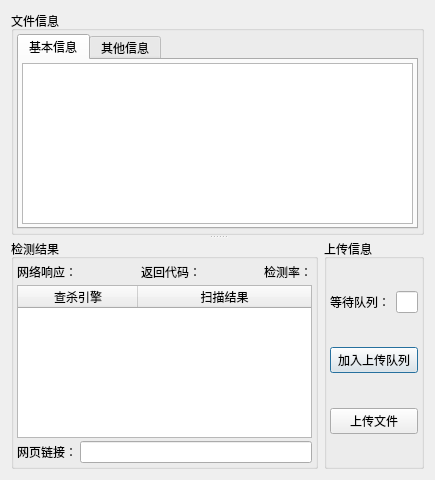
<?xml version="1.0" encoding="UTF-8"?>
<ui version="4.0">
 <class>Dialog</class>
 <widget class="QDialog" name="Dialog">
  <property name="geometry">
   <rect>
    <x>0</x>
    <y>0</y>
    <width>435</width>
    <height>480</height>
   </rect>
  </property>
  <property name="sizePolicy">
   <sizepolicy hsizetype="Preferred" vsizetype="Preferred">
    <horstretch>0</horstretch>
    <verstretch>0</verstretch>
   </sizepolicy>
  </property>
  <property name="maximumSize">
   <size>
    <width>16777215</width>
    <height>16777215</height>
   </size>
  </property>
  <property name="windowTitle">
   <string>上传样本</string>
  </property>
  <layout class="QVBoxLayout" name="verticalLayout">
   <item>
    <widget class="QSplitter" name="splitter">
     <property name="orientation">
      <enum>Qt::Vertical</enum>
     </property>
     <widget class="QGroupBox" name="groupBox">
      <property name="minimumSize">
       <size>
        <width>0</width>
        <height>0</height>
       </size>
      </property>
      <property name="maximumSize">
       <size>
        <width>16777215</width>
        <height>16777215</height>
       </size>
      </property>
      <property name="title">
       <string>文件信息</string>
      </property>
      <layout class="QVBoxLayout" name="verticalLayout_2">
       <property name="leftMargin">
        <number>3</number>
       </property>
       <property name="topMargin">
        <number>3</number>
       </property>
       <property name="rightMargin">
        <number>3</number>
       </property>
       <property name="bottomMargin">
        <number>3</number>
       </property>
       <item>
        <widget class="QTabWidget" name="tabWidget">
         <property name="currentIndex">
          <number>0</number>
         </property>
         <widget class="QWidget" name="tab">
          <attribute name="title">
           <string>基本信息</string>
          </attribute>
          <layout class="QVBoxLayout" name="verticalLayout_4">
           <property name="leftMargin">
            <number>3</number>
           </property>
           <property name="topMargin">
            <number>3</number>
           </property>
           <property name="rightMargin">
            <number>3</number>
           </property>
           <property name="bottomMargin">
            <number>3</number>
           </property>
           <item>
            <widget class="QListWidget" name="listWidget"/>
           </item>
          </layout>
         </widget>
         <widget class="QWidget" name="tab_2">
          <attribute name="title">
           <string>其他信息</string>
          </attribute>
          <layout class="QVBoxLayout" name="verticalLayout_5">
           <item>
            <widget class="QListWidget" name="listWidget_2"/>
           </item>
          </layout>
         </widget>
        </widget>
       </item>
      </layout>
     </widget>
     <widget class="QWidget" name="">
      <layout class="QHBoxLayout" name="horizontalLayout" stretch="9,1">
       <property name="spacing">
        <number>6</number>
       </property>
       <item>
        <widget class="QGroupBox" name="groupBox_2">
         <property name="minimumSize">
          <size>
           <width>0</width>
           <height>0</height>
          </size>
         </property>
         <property name="title">
          <string>检测结果</string>
         </property>
         <layout class="QVBoxLayout" name="verticalLayout_3">
          <property name="spacing">
           <number>3</number>
          </property>
          <property name="leftMargin">
           <number>3</number>
          </property>
          <property name="topMargin">
           <number>3</number>
          </property>
          <property name="rightMargin">
           <number>3</number>
          </property>
          <property name="bottomMargin">
           <number>3</number>
          </property>
          <item>
           <layout class="QHBoxLayout" name="horizontalLayout_2">
            <item>
             <widget class="QLabel" name="label_4">
              <property name="text">
               <string>网络响应：</string>
              </property>
             </widget>
            </item>
            <item>
             <spacer name="horizontalSpacer_2">
              <property name="orientation">
               <enum>Qt::Horizontal</enum>
              </property>
              <property name="sizeHint" stdset="0">
               <size>
                <width>40</width>
                <height>20</height>
               </size>
              </property>
             </spacer>
            </item>
            <item>
             <widget class="QLabel" name="label_5">
              <property name="text">
               <string>返回代码：</string>
              </property>
             </widget>
            </item>
            <item>
             <spacer name="horizontalSpacer">
              <property name="orientation">
               <enum>Qt::Horizontal</enum>
              </property>
              <property name="sizeHint" stdset="0">
               <size>
                <width>40</width>
                <height>20</height>
               </size>
              </property>
             </spacer>
            </item>
            <item>
             <widget class="QLabel" name="label">
              <property name="text">
               <string>检测率：</string>
              </property>
             </widget>
            </item>
           </layout>
          </item>
          <item>
           <widget class="QTableWidget" name="tableWidget">
            <attribute name="horizontalHeaderDefaultSectionSize">
             <number>120</number>
            </attribute>
            <attribute name="horizontalHeaderStretchLastSection">
             <bool>true</bool>
            </attribute>
            <column>
             <property name="text">
              <string>查杀引擎</string>
             </property>
            </column>
            <column>
             <property name="text">
              <string>扫描结果</string>
             </property>
            </column>
           </widget>
          </item>
          <item>
           <layout class="QHBoxLayout" name="horizontalLayout_4">
            <item>
             <widget class="QLabel" name="label_2">
              <property name="text">
               <string>网页链接：</string>
              </property>
             </widget>
            </item>
            <item>
             <widget class="QLineEdit" name="LE_URL"/>
            </item>
           </layout>
          </item>
         </layout>
        </widget>
       </item>
       <item>
        <widget class="QGroupBox" name="groupBox_3">
         <property name="sizePolicy">
          <sizepolicy hsizetype="Preferred" vsizetype="Preferred">
           <horstretch>0</horstretch>
           <verstretch>0</verstretch>
          </sizepolicy>
         </property>
         <property name="minimumSize">
          <size>
           <width>0</width>
           <height>0</height>
          </size>
         </property>
         <property name="maximumSize">
          <size>
           <width>16777215</width>
           <height>16777215</height>
          </size>
         </property>
         <property name="title">
          <string>上传信息</string>
         </property>
         <layout class="QVBoxLayout" name="verticalLayout_6">
          <property name="leftMargin">
           <number>3</number>
          </property>
          <property name="topMargin">
           <number>3</number>
          </property>
          <property name="rightMargin">
           <number>3</number>
          </property>
          <property name="bottomMargin">
           <number>3</number>
          </property>
          <item>
           <spacer name="verticalSpacer">
            <property name="orientation">
             <enum>Qt::Vertical</enum>
            </property>
            <property name="sizeHint" stdset="0">
             <size>
              <width>20</width>
              <height>40</height>
             </size>
            </property>
           </spacer>
          </item>
          <item>
           <layout class="QHBoxLayout" name="horizontalLayout_3">
            <item>
             <widget class="QLabel" name="label_3">
              <property name="text">
               <string>等待队列：</string>
              </property>
             </widget>
            </item>
            <item>
             <widget class="QLineEdit" name="LE_Line">
              <property name="maximumSize">
               <size>
                <width>30</width>
                <height>16777215</height>
               </size>
              </property>
             </widget>
            </item>
           </layout>
          </item>
          <item>
           <spacer name="verticalSpacer_2">
            <property name="orientation">
             <enum>Qt::Vertical</enum>
            </property>
            <property name="sizeHint" stdset="0">
             <size>
              <width>20</width>
              <height>40</height>
             </size>
            </property>
           </spacer>
          </item>
          <item>
           <widget class="QPushButton" name="PB_2Queue">
            <property name="text">
             <string>加入上传队列</string>
            </property>
           </widget>
          </item>
          <item>
           <spacer name="verticalSpacer_3">
            <property name="orientation">
             <enum>Qt::Vertical</enum>
            </property>
            <property name="sizeHint" stdset="0">
             <size>
              <width>20</width>
              <height>40</height>
             </size>
            </property>
           </spacer>
          </item>
          <item>
           <widget class="QPushButton" name="PB_Upload">
            <property name="text">
             <string>上传文件</string>
            </property>
           </widget>
          </item>
          <item>
           <spacer name="verticalSpacer_4">
            <property name="orientation">
             <enum>Qt::Vertical</enum>
            </property>
            <property name="sizeHint" stdset="0">
             <size>
              <width>20</width>
              <height>40</height>
             </size>
            </property>
           </spacer>
          </item>
         </layout>
        </widget>
       </item>
      </layout>
     </widget>
    </widget>
   </item>
  </layout>
 </widget>
 <tabstops>
  <tabstop>tabWidget</tabstop>
  <tabstop>listWidget</tabstop>
  <tabstop>listWidget_2</tabstop>
  <tabstop>tableWidget</tabstop>
  <tabstop>LE_URL</tabstop>
  <tabstop>LE_Line</tabstop>
  <tabstop>PB_2Queue</tabstop>
  <tabstop>PB_Upload</tabstop>
 </tabstops>
 <resources/>
 <connections/>
</ui>
